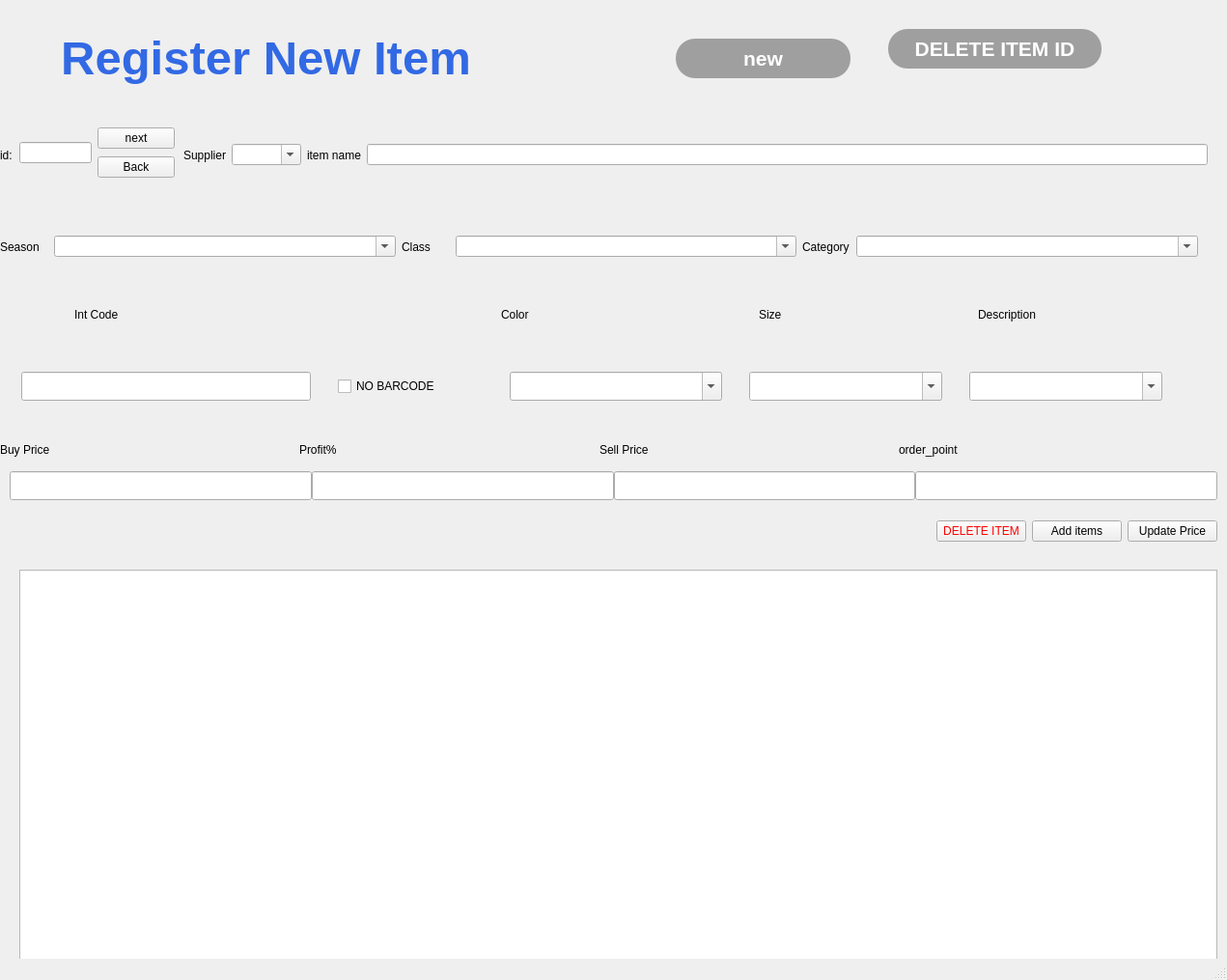
<?xml version="1.0" encoding="UTF-8"?>
<ui version="4.0">
 <class>MainWindow</class>
 <widget class="QMainWindow" name="MainWindow">
  <property name="geometry">
   <rect>
    <x>0</x>
    <y>0</y>
    <width>1271</width>
    <height>1015</height>
   </rect>
  </property>
  <property name="windowTitle">
   <string>MainWindow</string>
  </property>
  <widget class="QWidget" name="centralwidget">
   <widget class="QWidget" name="layoutWidget">
    <property name="geometry">
     <rect>
      <x>970</x>
      <y>530</y>
      <width>291</width>
      <height>41</height>
     </rect>
    </property>
    <layout class="QHBoxLayout" name="horizontalLayout_8">
     <item>
      <widget class="QPushButton" name="pushButton_4">
       <property name="styleSheet">
        <string notr="true">color: rgb(255, 0, 0);
</string>
       </property>
       <property name="text">
        <string>DELETE ITEM</string>
       </property>
      </widget>
     </item>
     <item>
      <widget class="QPushButton" name="add">
       <property name="text">
        <string>Add items</string>
       </property>
      </widget>
     </item>
     <item>
      <widget class="QPushButton" name="pushButton_5">
       <property name="text">
        <string>Update Price</string>
       </property>
      </widget>
     </item>
    </layout>
   </widget>
   <widget class="QWidget" name="horizontalLayoutWidget_3">
    <property name="geometry">
     <rect>
      <x>0</x>
      <y>300</y>
      <width>1241</width>
      <height>51</height>
     </rect>
    </property>
    <layout class="QHBoxLayout" name="horizontalLayout_7">
     <property name="spacing">
      <number>0</number>
     </property>
     <item>
      <widget class="QLabel" name="label_8">
       <property name="maximumSize">
        <size>
         <width>365</width>
         <height>16777215</height>
        </size>
       </property>
       <property name="text">
        <string>Int Code</string>
       </property>
      </widget>
     </item>
     <item>
      <widget class="QLabel" name="label_7">
       <property name="minimumSize">
        <size>
         <width>150</width>
         <height>0</height>
        </size>
       </property>
       <property name="maximumSize">
        <size>
         <width>190</width>
         <height>16777215</height>
        </size>
       </property>
       <property name="text">
        <string>Color</string>
       </property>
      </widget>
     </item>
     <item>
      <widget class="QLabel" name="label">
       <property name="minimumSize">
        <size>
         <width>0</width>
         <height>0</height>
        </size>
       </property>
       <property name="maximumSize">
        <size>
         <width>150</width>
         <height>16777215</height>
        </size>
       </property>
       <property name="text">
        <string>Size</string>
       </property>
      </widget>
     </item>
     <item>
      <widget class="QLabel" name="label_12">
       <property name="maximumSize">
        <size>
         <width>150</width>
         <height>16777215</height>
        </size>
       </property>
       <property name="text">
        <string>Description</string>
       </property>
      </widget>
     </item>
    </layout>
   </widget>
   <widget class="QWidget" name="horizontalLayoutWidget_2">
    <property name="geometry">
     <rect>
      <x>0</x>
      <y>360</y>
      <width>1231</width>
      <height>80</height>
     </rect>
    </property>
    <layout class="QHBoxLayout" name="horizontalLayout_6">
     <item>
      <widget class="QLineEdit" name="item_int">
       <property name="minimumSize">
        <size>
         <width>0</width>
         <height>30</height>
        </size>
       </property>
       <property name="maximumSize">
        <size>
         <width>300</width>
         <height>16777215</height>
        </size>
       </property>
      </widget>
     </item>
     <item>
      <widget class="QCheckBox" name="checkBox">
       <property name="maximumSize">
        <size>
         <width>150</width>
         <height>16777215</height>
        </size>
       </property>
       <property name="text">
        <string>NO BARCODE</string>
       </property>
      </widget>
     </item>
     <item>
      <widget class="QComboBox" name="item_Color">
       <property name="minimumSize">
        <size>
         <width>150</width>
         <height>30</height>
        </size>
       </property>
       <property name="maximumSize">
        <size>
         <width>220</width>
         <height>16777215</height>
        </size>
       </property>
       <property name="editable">
        <bool>true</bool>
       </property>
      </widget>
     </item>
     <item>
      <widget class="QComboBox" name="item_size">
       <property name="minimumSize">
        <size>
         <width>100</width>
         <height>30</height>
        </size>
       </property>
       <property name="maximumSize">
        <size>
         <width>200</width>
         <height>16777215</height>
        </size>
       </property>
       <property name="editable">
        <bool>true</bool>
       </property>
      </widget>
     </item>
     <item>
      <widget class="QComboBox" name="item_descrip">
       <property name="maximumSize">
        <size>
         <width>200</width>
         <height>30</height>
        </size>
       </property>
       <property name="editable">
        <bool>true</bool>
       </property>
      </widget>
     </item>
    </layout>
   </widget>
   <widget class="QWidget" name="layoutWidget_2">
    <property name="geometry">
     <rect>
      <x>0</x>
      <y>450</y>
      <width>1241</width>
      <height>32</height>
     </rect>
    </property>
    <layout class="QHBoxLayout" name="horizontalLayout_4">
     <property name="spacing">
      <number>0</number>
     </property>
     <item>
      <widget class="QLabel" name="label_9">
       <property name="text">
        <string>Buy Price</string>
       </property>
      </widget>
     </item>
     <item>
      <widget class="QLabel" name="label_11">
       <property name="text">
        <string>Profit%</string>
       </property>
      </widget>
     </item>
     <item>
      <widget class="QLabel" name="label_6">
       <property name="text">
        <string>Sell Price</string>
       </property>
      </widget>
     </item>
     <item>
      <widget class="QLabel" name="label_10">
       <property name="text">
        <string>order_point</string>
       </property>
      </widget>
     </item>
    </layout>
   </widget>
   <widget class="QWidget" name="horizontalLayoutWidget">
    <property name="geometry">
     <rect>
      <x>20</x>
      <y>130</y>
      <width>161</width>
      <height>56</height>
     </rect>
    </property>
    <layout class="QHBoxLayout" name="horizontalLayout_5">
     <item>
      <widget class="QLineEdit" name="item_id">
       <property name="maximumSize">
        <size>
         <width>100</width>
         <height>16777215</height>
        </size>
       </property>
       <property name="readOnly">
        <bool>true</bool>
       </property>
      </widget>
     </item>
     <item>
      <layout class="QVBoxLayout" name="verticalLayout_2">
       <item>
        <widget class="QPushButton" name="pushButton_2">
         <property name="text">
          <string>next</string>
         </property>
        </widget>
       </item>
       <item>
        <widget class="QPushButton" name="pushButton">
         <property name="text">
          <string>Back</string>
         </property>
        </widget>
       </item>
      </layout>
     </item>
    </layout>
   </widget>
   <widget class="QTableView" name="tableView">
    <property name="geometry">
     <rect>
      <x>20</x>
      <y>590</y>
      <width>1241</width>
      <height>421</height>
     </rect>
    </property>
    <property name="editTriggers">
     <set>QAbstractItemView::NoEditTriggers</set>
    </property>
    <property name="selectionBehavior">
     <enum>QAbstractItemView::SelectRows</enum>
    </property>
   </widget>
   <widget class="QWidget" name="layoutWidget_3">
    <property name="geometry">
     <rect>
      <x>190</x>
      <y>130</y>
      <width>1061</width>
      <height>61</height>
     </rect>
    </property>
    <layout class="QHBoxLayout" name="horizontalLayout">
     <item>
      <widget class="QLabel" name="supp">
       <property name="text">
        <string>Supplier</string>
       </property>
      </widget>
     </item>
     <item>
      <widget class="QComboBox" name="supp_name">
       <property name="editable">
        <bool>true</bool>
       </property>
       <property name="currentText">
        <string/>
       </property>
      </widget>
     </item>
     <item>
      <widget class="QLabel" name="name">
       <property name="text">
        <string>item name</string>
       </property>
       <property name="buddy">
        <cstring>item_name</cstring>
       </property>
      </widget>
     </item>
     <item>
      <widget class="QLineEdit" name="item_name">
       <property name="minimumSize">
        <size>
         <width>300</width>
         <height>0</height>
        </size>
       </property>
      </widget>
     </item>
    </layout>
   </widget>
   <widget class="QLabel" name="label_2">
    <property name="geometry">
     <rect>
      <x>0</x>
      <y>140</y>
      <width>20</width>
      <height>41</height>
     </rect>
    </property>
    <property name="minimumSize">
     <size>
      <width>20</width>
      <height>0</height>
     </size>
    </property>
    <property name="maximumSize">
     <size>
      <width>50</width>
      <height>16777215</height>
     </size>
    </property>
    <property name="text">
     <string>id:</string>
    </property>
    <property name="buddy">
     <cstring>item_id</cstring>
    </property>
   </widget>
   <widget class="QLabel" name="label_13">
    <property name="geometry">
     <rect>
      <x>30</x>
      <y>20</y>
      <width>491</width>
      <height>81</height>
     </rect>
    </property>
    <property name="font">
     <font>
      <pointsize>-1</pointsize>
     </font>
    </property>
    <property name="styleSheet">
     <string notr="true"> font-size: 50px;
    color:#3269e4;</string>
    </property>
    <property name="text">
     <string>&lt;html&gt;&lt;head/&gt;&lt;body&gt;&lt;p align=&quot;center&quot;&gt;&lt;span style=&quot; font-size:37pt; font-weight:600;&quot;&gt;Register New Item&lt;/span&gt;&lt;/p&gt;&lt;/body&gt;&lt;/html&gt;</string>
    </property>
   </widget>
   <widget class="QWidget" name="layoutWidget_4">
    <property name="geometry">
     <rect>
      <x>10</x>
      <y>480</y>
      <width>1251</width>
      <height>46</height>
     </rect>
    </property>
    <layout class="QHBoxLayout" name="horizontalLayout_3">
     <property name="spacing">
      <number>0</number>
     </property>
     <item>
      <widget class="QLineEdit" name="item_buy">
       <property name="minimumSize">
        <size>
         <width>0</width>
         <height>30</height>
        </size>
       </property>
       <property name="text">
        <string/>
       </property>
      </widget>
     </item>
     <item>
      <widget class="QLineEdit" name="item_profit">
       <property name="minimumSize">
        <size>
         <width>0</width>
         <height>30</height>
        </size>
       </property>
       <property name="text">
        <string/>
       </property>
      </widget>
     </item>
     <item>
      <widget class="QLineEdit" name="item_sell">
       <property name="minimumSize">
        <size>
         <width>0</width>
         <height>30</height>
        </size>
       </property>
       <property name="text">
        <string/>
       </property>
      </widget>
     </item>
     <item>
      <widget class="QLineEdit" name="order_point">
       <property name="minimumSize">
        <size>
         <width>30</width>
         <height>30</height>
        </size>
       </property>
      </widget>
     </item>
    </layout>
   </widget>
   <widget class="QWidget" name="layoutWidget_6">
    <property name="geometry">
     <rect>
      <x>0</x>
      <y>220</y>
      <width>1241</width>
      <height>71</height>
     </rect>
    </property>
    <layout class="QHBoxLayout" name="horizontalLayout_2">
     <item>
      <widget class="QLabel" name="label_4">
       <property name="maximumSize">
        <size>
         <width>50</width>
         <height>16777215</height>
        </size>
       </property>
       <property name="text">
        <string>Season</string>
       </property>
      </widget>
     </item>
     <item>
      <widget class="QComboBox" name="sea_name">
       <property name="editable">
        <bool>true</bool>
       </property>
      </widget>
     </item>
     <item>
      <widget class="QLabel" name="label_5">
       <property name="maximumSize">
        <size>
         <width>50</width>
         <height>16777215</height>
        </size>
       </property>
       <property name="text">
        <string>Class</string>
       </property>
      </widget>
     </item>
     <item>
      <widget class="QComboBox" name="class_name">
       <property name="editable">
        <bool>true</bool>
       </property>
      </widget>
     </item>
     <item>
      <widget class="QLabel" name="label_3">
       <property name="maximumSize">
        <size>
         <width>50</width>
         <height>16777215</height>
        </size>
       </property>
       <property name="text">
        <string>Category</string>
       </property>
      </widget>
     </item>
     <item>
      <widget class="QComboBox" name="cat_name">
       <property name="editable">
        <bool>true</bool>
       </property>
      </widget>
     </item>
    </layout>
   </widget>
   <widget class="QPushButton" name="next">
    <property name="geometry">
     <rect>
      <x>700</x>
      <y>40</y>
      <width>181</width>
      <height>41</height>
     </rect>
    </property>
    <property name="styleSheet">
     <string notr="true">    background-color: rgba( 41, 41, 41, 0.4 );   
    border-radius: 20px;
    border:0px;
    color: rgb( 255, 255, 255 );
    font-weight: bold;
    font-size: 16pt;
</string>
    </property>
    <property name="text">
     <string>new</string>
    </property>
   </widget>
   <widget class="QPushButton" name="pushButton_3">
    <property name="geometry">
     <rect>
      <x>920</x>
      <y>30</y>
      <width>221</width>
      <height>41</height>
     </rect>
    </property>
    <property name="styleSheet">
     <string notr="true">    background-color: rgba( 41, 41, 41, 0.4 );   
    border-radius: 20px;
    border:0px;
    color: rgb( 255, 255, 255 );
    font-weight: bold;
    font-size: 16pt;
</string>
    </property>
    <property name="text">
     <string>DELETE ITEM ID</string>
    </property>
   </widget>
  </widget>
  <widget class="QMenuBar" name="menubar">
   <property name="geometry">
    <rect>
     <x>0</x>
     <y>0</y>
     <width>1271</width>
     <height>21</height>
    </rect>
   </property>
  </widget>
  <widget class="QStatusBar" name="statusbar"/>
 </widget>
 <resources/>
 <connections/>
</ui>
